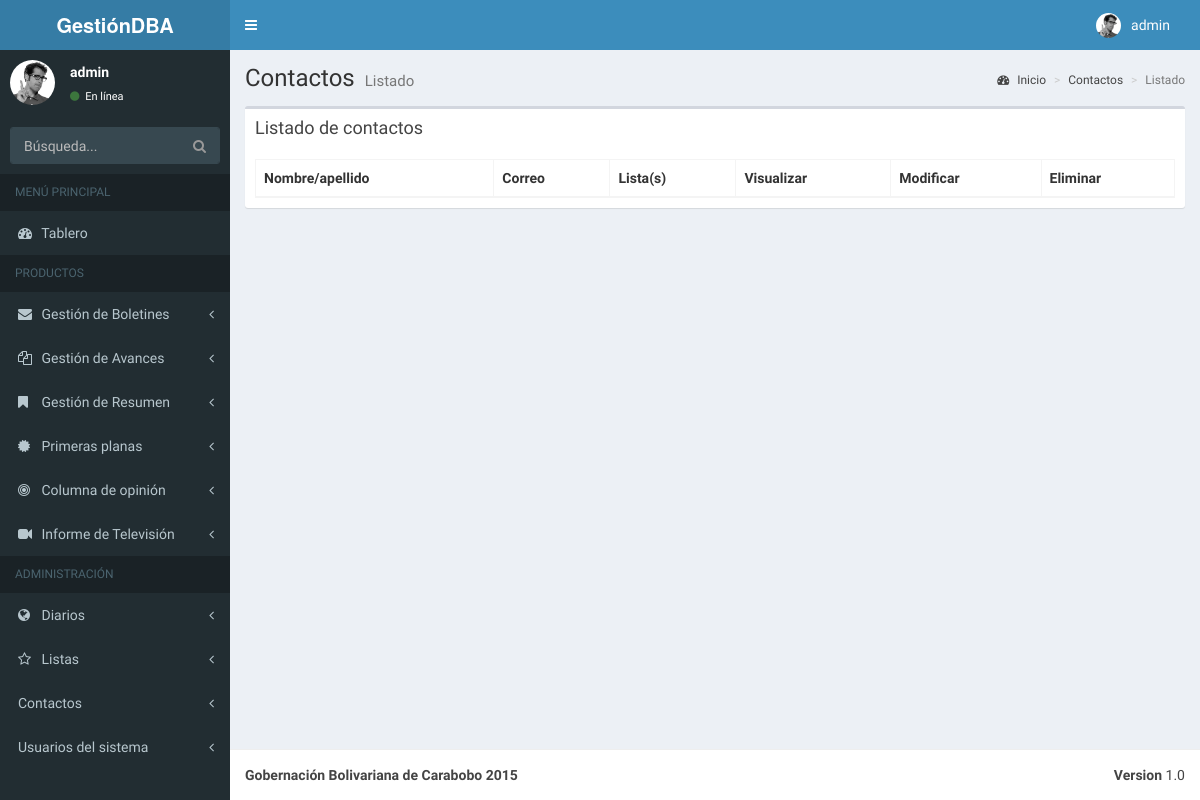
The app's page /administracion/contactos/ (signed in), older data.
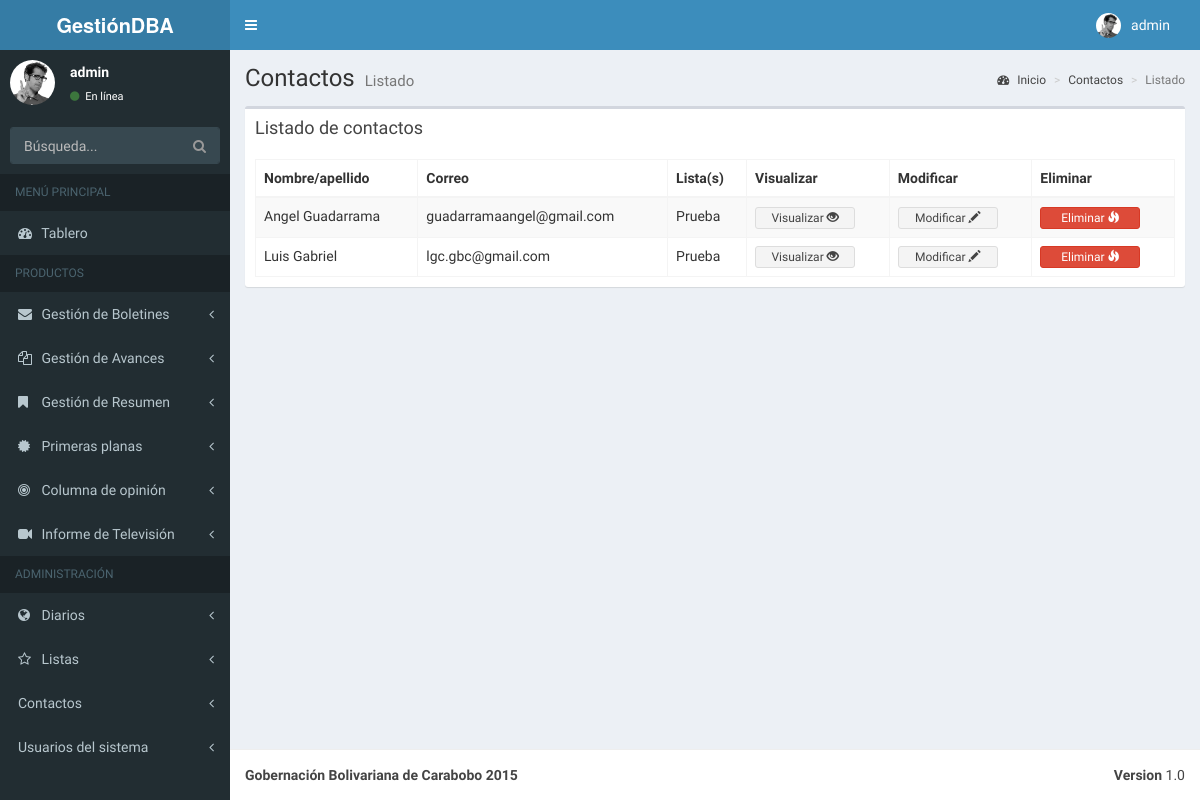
The same page, newer data.
### BoletinAvances/apps/contactos/models.py (models this page shows, shortened)
class Contactos(models.Model):
    nombre_contacto = models.CharField(max_length=50, verbose_name='Nombre y apellido del contacto')
    institucion = models.CharField(max_length=50, verbose_name='Institucion')
    telefono = models.CharField(max_length=50, verbose_name='Telefono', blank=True)
    correo = models.EmailField(verbose_name='Correo', blank=True)
    listas = models.ManyToManyField(Listas)
    class Meta:
        verbose_name_plural = "Agregar Contactos"
        ordering = ('nombre_contacto', )

### BoletinAvances/apps/listas/models.py (models this page shows)
class Listas(models.Model):
    tipo_lista = models.CharField(max_length=20, choices=TIPO_LISTA, default='Boletin', verbose_name='Tipo de lista')
    nombre_lista = models.CharField(max_length=100, verbose_name='Nombre de la lista', unique=True)
    descripcion_lista = models.TextField(max_length=1000, verbose_name='Descripcion de la lista')
    class Meta:
        verbose_name_plural = "Agregar Listas"
        ordering = ('nombre_lista', )
    def __unicode__(self):
        listas = "%s" % (self.nombre_lista)
        return listas

### BoletinAvances/apps/contactos/views.py (the view)
class ContactosListView(ListView):
    model = ContactosForm
    queryset = Contactos.objects.order_by('id')
    context_object_name = "Contactos"
    template_name = "contactos/contactos.html"

### BoletinAvances/templates/contactos/contactos.html
{% extends 'menu/menu.html' %}
{% block content-wrapper %}
{% load static %}
        <section class="content-header">
          <h1>
            Contactos
            <small>Listado</small>
          </h1>
          <ol class="breadcrumb">
            <li><a href="#"><i class="fa fa-dashboard"></i> Inicio</a></li>
            <li><a href="#">Contactos</a></li>
            <li class="active">Listado</li>
          </ol>
        </section>
        <section class="content">
          <div class="row">
            <div class="col-xs-12">
              <div class="box">
                <div class="box-header">
                  <h3 class="box-title">Listado de contactos</h3>
                </div>
                <div class="box-body">
                  <table id="example1" class="table table-bordered table-striped">
                    <thead>
                      <tr>
						<th>Nombre/apellido</th>
						<th>Correo</th>
						<th>Lista(s)</th>
						<th style="font-weight: bold;">Visualizar</th>
						<th style="font-weight: bold;">Modificar</th>
						<th style="font-weight: bold;">Eliminar</th>
                      </tr>
                    </thead>
					<tbody>
					  {% for p in Contactos %}
					  <tr>
						<td>{{ p.nombre_contacto }}</td>
						<td>{{ p.correo }}</td>
					<td>
            {% if p.listas.all.count > 1 %}
  		        {{ p.listas.all.count }}
            {% else %}
              {% for listas in p.listas.all %}
                {{ listas }}
              {% endfor %}
            {% endif %}
					</td>
						<td><a href="{% url 'singlecontactos_view' p.id %}"><button style="width:100px" type="button" class="btn btn-default btn-xs">Visualizar <span class="glyphicon glyphicon-eye-open"></span></button></a></td>
						<td><a href="{% url 'contactos_update' p.id %}"><button style="width:100px" type="button" class="btn btn-default btn-xs">Modificar <span class="glyphicon glyphicon-pencil"></span></button></a></td>
						<td><a href="{% url 'contactos_delete' p.id %}"><button style="width:100px" type="button" class="btn btn-danger btn-xs">Eliminar <span class="glyphicon glyphicon-fire"></span></button></a></td>
					  </tr>
					  {% endfor %}
					</tbody>
                  </table>
                </div>
              </div>
            </div>
          </div>
        </section>
{% endblock %}

Row changes from the older to the newer data that the page shows:
added Contactos: nombre_contacto "Angel Guadarrama", correo "guadarramaangel@gmail.com"
added Listas: nombre_lista "Prueba"
added Contactos: nombre_contacto "Luis Gabriel", correo "lgc.gbc@gmail.com"
